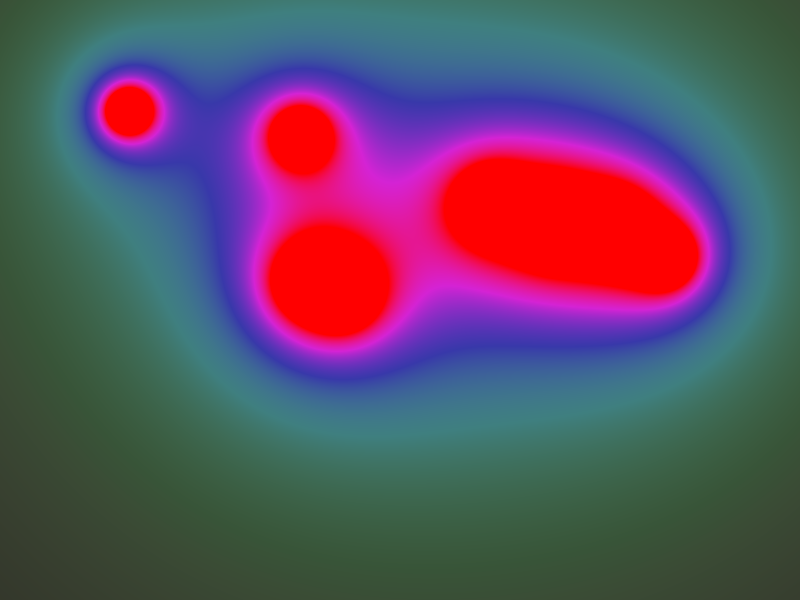
Frame 1 (no input)
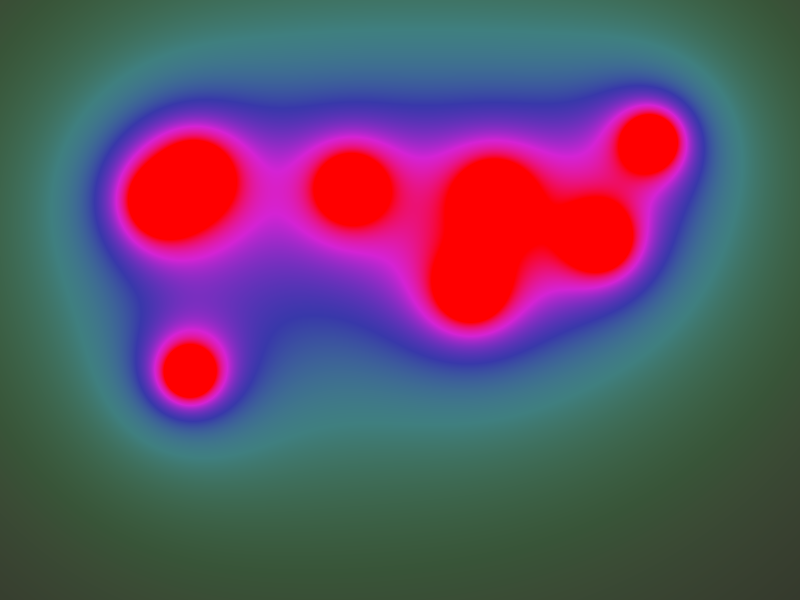
Frame 60 (the mouse pressed at the canvas centre just before this capture)
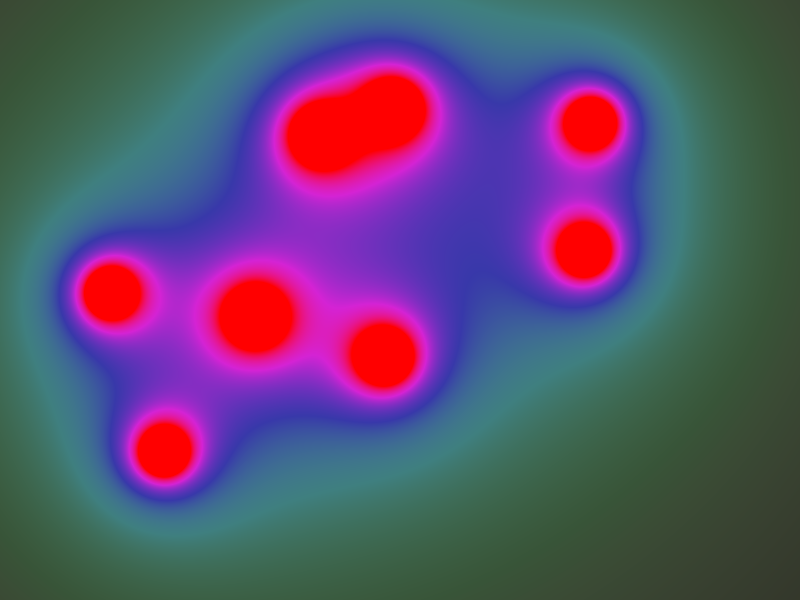
Frame 120 (the mouse held since frame 60 and released just before this capture)

The Processing sketch that drew these frames (run headless with seeded random() and noise(); from frame 60 on, the mouse is pressed at the canvas centre):

// Processing sketch: Metaball
// ── Metaball.pde
int num=8;    //屏幕上一共八个小球
float[]xpos;  //八个横坐标放到一个数组里
float[]ypos;
float[]xspd;
float[]yspd;  //八个纵轴速度放到一个数组里
float margin=100;

void setup() {
  size(800, 600);
  colorMode(HSB);

  xpos=new float[num];  //初始化数组
  ypos=new float[num];
  xspd=new float[num];
  yspd=new float[num];
  for (int i=0; i<num; i++) {      //把具体的随机值放到每个小篮子里
    xpos[i]=random(margin,width-margin);
    ypos[i]=random(margin,height-margin);
    xspd[i]=random(-3,3);
    yspd[i]=random(-2,2);
  }
}

void draw() {
  
  for (int i=0; i<num; i++) {  //八个小球碰壁运动
    xpos[i]+=xspd[i];
    ypos[i]+=yspd[i];
    if(xpos[i]<margin || xpos[i]>width-margin){
      xspd[i]*=-1;
    }
    if(ypos[i]<margin || ypos[i]>height-margin){
      yspd[i]*=-1;
    }
  }
  

  loadPixels();    //载入所有像素颜色到一个数组里
  for (int i=0; i<pixels.length; i++) {  //对于每一个像素
    int x=i%width;      //先算出横纵坐标
    int y=i/width;

    float accum=0;  //计算此像素到八个小球的距离之和，accum用来累积距离
    for (int j=0; j<num; j++) {    //遍历八个小球
      float dist=dist(x, y, xpos[j], ypos[j]);  //算出到某一个小球的距离
      accum+=4000f/dist;  //这里可以有很多变体，我这里用倒数，使得距离越近，累积值越大，f表示float
    }

    pixels[i]=color(accum, accum, accum);  //用 accum 值映射颜色，这里也可以有很多变体
  }
  updatePixels();  //用更新后的颜色数据重新渲染屏幕
}
